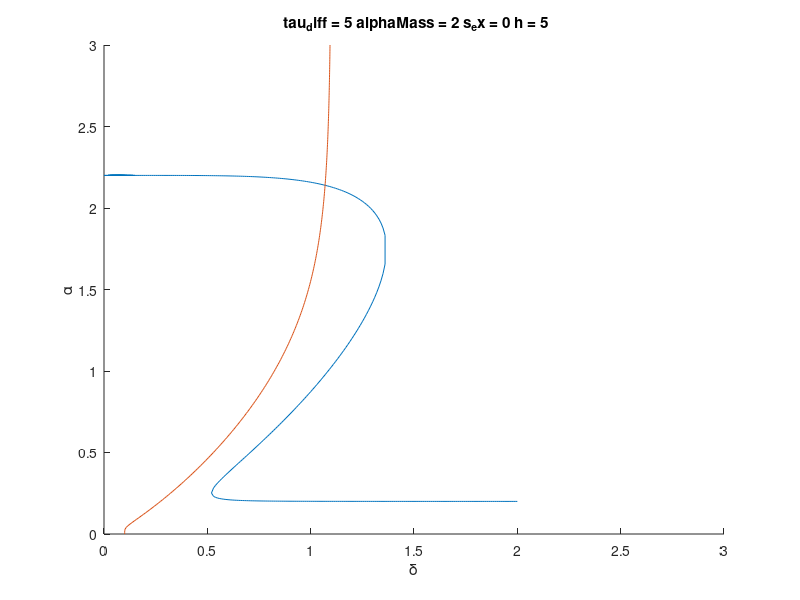

Source code (MATLAB):

clear;

% Params used in Figure 6e
Params.slow_g      = 1/10;
Params.slow_s      = 1/10;
Params.tau_diff    = 5;
Params.alphaMass   = 2;   % 0.1 1 2
Params.s_ex        = 0;  
Params.h           = 5;

 
% % Params used in Figure 6g
% Params.slow_g      = 1/10;
% Params.slow_s      = 1/10;
% Params.tau_diff    = 5;
% Params.alphaMass   = 1.4;
% Params.s_ex        = 0;  % 0 0.2   0.5 
% Params.h           = 5;


F_nullcline.Params = Params;

temp_a = [];
temp_d = [];

for d   = 0:0.01:2
    F_alpha = @(a) Params.alphaMass*(a.^Params.h/(a.^Params.h+d.^Params.h ) + Params.slow_g) - a;
    for init_a = 0.1:0.1:2
        a   = fsolve(F_alpha,init_a);
        if (abs(F_alpha(a))<1e-4)&(a>0)
            temp_a = [temp_a a];
            temp_d = [temp_d d];
        end
    end
end

[~,r] = sort(temp_a);
F_nullcline.F_alpha = F_alpha;
F_nullcline.F_alpha_nullcline_a = temp_a(r);
F_nullcline.F_alpha_nullcline_d = temp_d(r);


temp_a = [];
temp_d = [];

for a   = 0:0.01:3
    F_delta = @(d) a.^Params.h./(a.^Params.h+d.^Params.h) + Params.slow_s +Params.s_ex   - d;
    d   = fsolve(F_delta,[0.1]);
    temp_a = [temp_a a];
    temp_d = [temp_d d];    
%     scatter(d,a,10,'r','filled')
end

% xlim([0 1.5])

[~,r] = sort(temp_a);
F_nullcline.F_delta = F_delta;
F_nullcline.F_delta_nullcline_a = temp_a(r);
F_nullcline.F_delta_nullcline_d = temp_d(r);

% Params = F_nullcline.Params;
a = [' tau_diff = ' strrep(num2str(Params.tau_diff),'.','_')];
b = [' alphaMass = ' strrep(num2str(Params.alphaMass),'.','_')];
c = [' s_ex = ' strrep(num2str(Params.s_ex),'.','_')];
d = [' h = ' strrep(num2str(Params.h),'.','_')];
% save(['Data ' a b c d '.mat'],'F_nullcline');

%%

Params = F_nullcline.Params;
a = [' tau_diff = ' strrep(num2str(Params.tau_diff),'.','_')];
b = [' alphaMass = ' strrep(num2str(Params.alphaMass),'.','_')];
c = [' s_ex = ' strrep(num2str(Params.s_ex),'.','_')];
d = [' h = ' strrep(num2str(Params.h),'.','_')];
figure(111); clf; hold on;
set(gcf,'Color','w');
hold on;
xlabel('\delta')
ylabel('\alpha')
title([a b c d]);
plot(F_nullcline.F_alpha_nullcline_d,F_nullcline.F_alpha_nullcline_a);
plot(F_nullcline.F_delta_nullcline_d,F_nullcline.F_delta_nullcline_a);
xlim([0 3]);
ylim([0 3]);


% saveas(gcf,['Data ' a b c d '.fig']);
% saveas(gcf,['Data ' a b c d '.png']);
